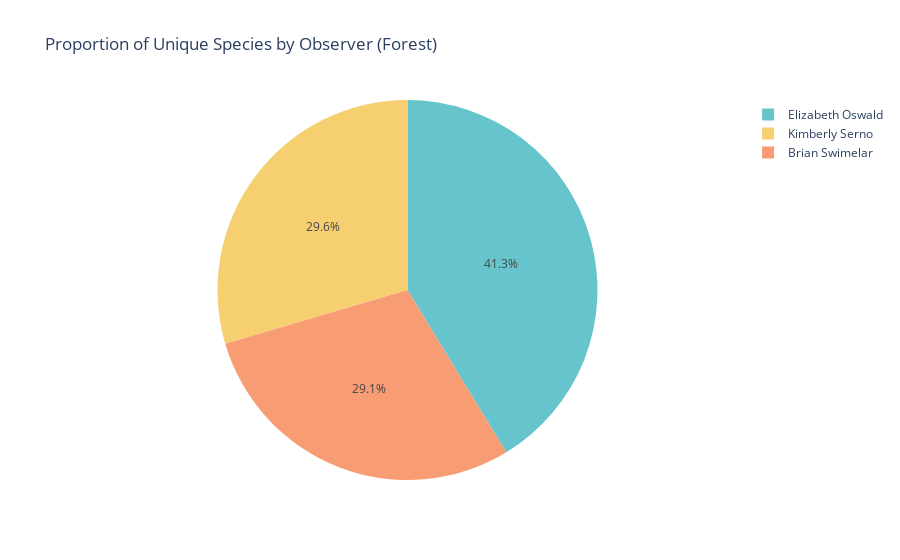

The notebook cell saved with this chart:
### Markdown cell above
##### Pie chart visualization for Observer trends of forest

### Code cell
# Create a pie chart for observer trends (forest)
fig_observer_forest_pie = px.pie(observer_species_count, values='Unique_Species_Count', names='Observer_forest', title='Proportion of Unique Species by Observer (Forest)',
                                color_discrete_sequence=px.colors.qualitative.Pastel) # Example: Using Pastel color scheme
fig_observer_forest_pie.show()

### Figure 1 — Plotly figure (JSON) as saved in the notebook; plotly's stock layout.template omitted (floating-point values rounded to 4 significant figures)
{"data": [{"domain": {"x": [0, 1], "y": [0, 1]}, "hovertemplate": "Observer_forest=%{label}<br>Unique_Species_Count=%{value}<extra></extra>", "labels": ["Brian Swimelar", "Elizabeth Oswald", "Kimberly Serno"], "legendgroup": "", "name": "", "showlegend": true, "type": "pie", "values": [72, 102, 73]}], "layout": {"legend": {"tracegroupgap": 0}, "piecolorway": ["rgb(102, 197, 204)", "rgb(246, 207, 113)", "rgb(248, 156, 116)", "rgb(220, 176, 242)", "rgb(135, 197, 95)", "rgb(158, 185, 243)", "rgb(254, 136, 177)", "rgb(201, 219, 116)", "rgb(139, 224, 164)", "rgb(180, 151, 231)", "rgb(179, 179, 179)"], "title": {"text": "Proportion of Unique Species by Observer (Forest)"}}}
